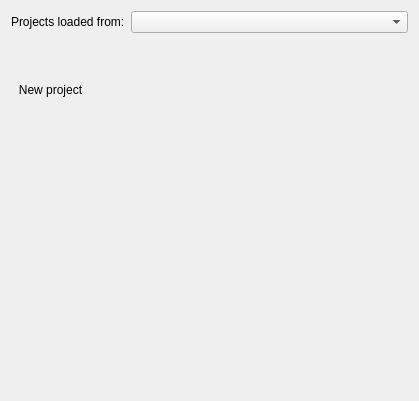
<?xml version="1.0" encoding="UTF-8"?>
<ui version="4.0">
 <class>projectsnode</class>
 <widget class="QWidget" name="projectsnode">
  <property name="geometry">
   <rect>
    <x>0</x>
    <y>0</y>
    <width>419</width>
    <height>401</height>
   </rect>
  </property>
  <property name="windowTitle">
   <string>Form</string>
  </property>
  <layout class="QVBoxLayout" name="verticalLayout">
   <item>
    <layout class="QHBoxLayout" name="horizontalLayout_11">
     <item>
      <widget class="QLabel" name="label_15">
       <property name="sizePolicy">
        <sizepolicy hsizetype="Maximum" vsizetype="Preferred">
         <horstretch>0</horstretch>
         <verstretch>0</verstretch>
        </sizepolicy>
       </property>
       <property name="text">
        <string>Projects loaded from:</string>
       </property>
      </widget>
     </item>
     <item>
      <widget class="QComboBox" name="projectlocations"/>
     </item>
    </layout>
   </item>
   <item>
    <spacer name="verticalSpacer_4">
     <property name="orientation">
      <enum>Qt::Vertical</enum>
     </property>
     <property name="sizeType">
      <enum>QSizePolicy::Maximum</enum>
     </property>
     <property name="sizeHint" stdset="0">
      <size>
       <width>20</width>
       <height>40</height>
      </size>
     </property>
    </spacer>
   </item>
   <item>
    <layout class="QHBoxLayout" name="horizontalLayout_10">
     <item>
      <widget class="QToolButton" name="newprojectButton">
       <property name="text">
        <string>New project</string>
       </property>
       <property name="icon">
        <iconset resource="../../../roam/resources.qrc">
         <normaloff>:/icons/add</normaloff>:/icons/add</iconset>
       </property>
       <property name="iconSize">
        <size>
         <width>32</width>
         <height>32</height>
        </size>
       </property>
       <property name="toolButtonStyle">
        <enum>Qt::ToolButtonTextUnderIcon</enum>
       </property>
       <property name="autoRaise">
        <bool>true</bool>
       </property>
      </widget>
     </item>
     <item>
      <spacer name="horizontalSpacer_6">
       <property name="orientation">
        <enum>Qt::Horizontal</enum>
       </property>
       <property name="sizeHint" stdset="0">
        <size>
         <width>40</width>
         <height>20</height>
        </size>
       </property>
      </spacer>
     </item>
    </layout>
   </item>
   <item>
    <spacer name="verticalSpacer_3">
     <property name="orientation">
      <enum>Qt::Vertical</enum>
     </property>
     <property name="sizeHint" stdset="0">
      <size>
       <width>20</width>
       <height>240</height>
      </size>
     </property>
    </spacer>
   </item>
  </layout>
 </widget>
 <resources>
  <include location="../../../roam/resources.qrc"/>
 </resources>
 <connections/>
</ui>
